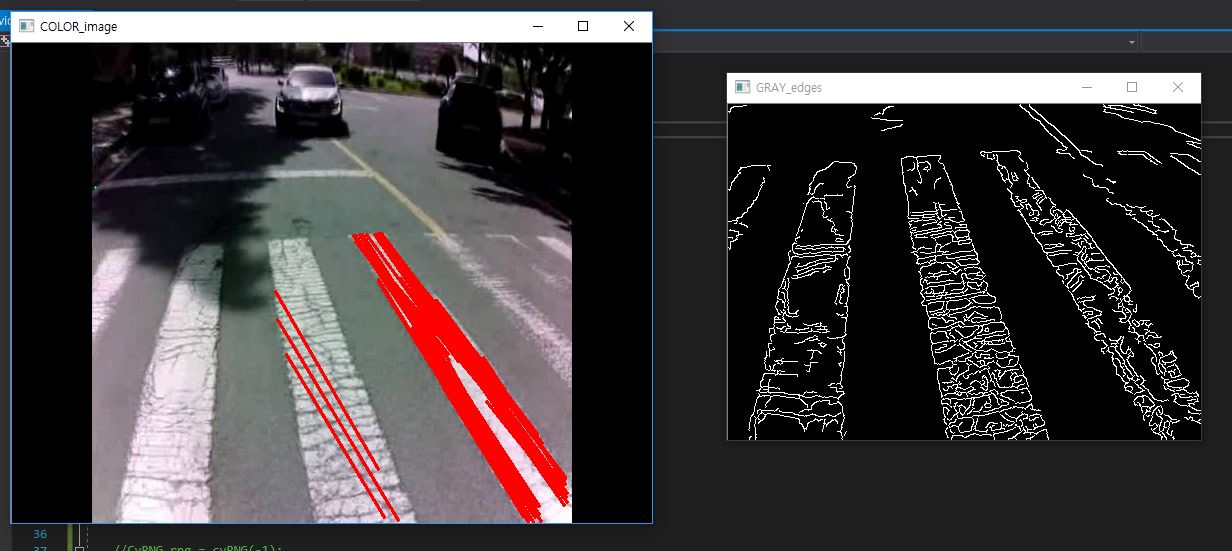
//> input picture image1.JPG, 1232 x 551 px, given in place of sample_video.avi, which was not available
$ ./video   (built with g++ and OpenCV 4)
//> lines starting //> are read from the running program, lines starting //| are printed output that depends on the picture; after the words box and inside, x2 and y2 are one past the last pixel; in counts of white or black regions, pixels touching at a corner belong together; pictures that were not available may be replaced by others from this repository, and a replacement may not be noted
#include <opencv2/core.hpp>
#include <opencv2/imgcodecs.hpp>
#include <opencv2/highgui.hpp>
#include <opencv2/opencv.hpp>

#include <iostream>
#include <cstdlib>


using namespace cv;
using namespace std;

int Horizontal = 480, vertical = 480;

int main(int argc, char** argv)
{
	//동영상 파일로부터 부터 데이터 읽어오기 위해 준비
	VideoCapture cap1("C:/image/sample_video.avi");

	if (!cap1.isOpened())
	{
		printf("동영상 파일을 열수 없습니다. \n");
	}

	//동영상 플레이시 크기를 지정
	cap1.set(CAP_PROP_FRAME_WIDTH, Horizontal);
	cap1.set(CAP_PROP_FRAME_HEIGHT, vertical);

	Mat COLOR_edges;
	Mat COLOR_image;
	Mat GRAY_image;
	Mat ROI_image;
	Mat GRAY_edges;
	Mat bila_Filter;

	namedWindow("video", 1);

	for (;;)
	{
		//웹캡으로부터 한 프레임을 읽어옴
		cap1 >> COLOR_image;
//> COLOR_image is the input picture: 551 rows x 1232 cols, CV_8UC3; mean B, G, R 61.8, 60.1, 65.6
		ROI_image = COLOR_image(Rect(Horizontal * 0.1, vertical*0.4, Horizontal * 0.9, vertical*0.6));
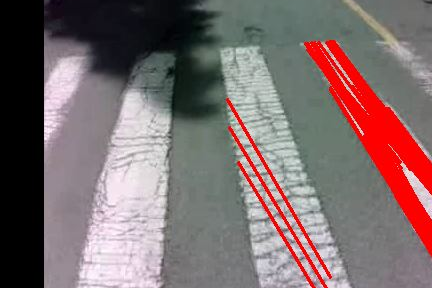
//> ROI_image: 288 rows x 432 cols, CV_8UC3; mean B, G, R 108.7, 108.2, 125.1


		cvtColor(ROI_image, GRAY_image, CV_RGB2GRAY);
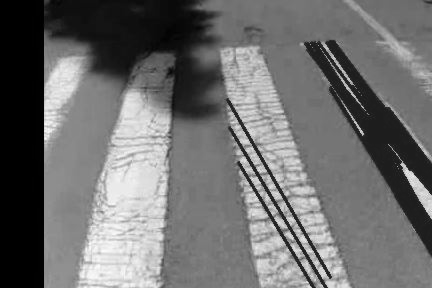
//> GRAY_image: 288 rows x 432 cols, CV_8UC1; min 0, max 252, mean 110.2
		bilateralFilter(GRAY_image, bila_Filter, 5, 250, 10);
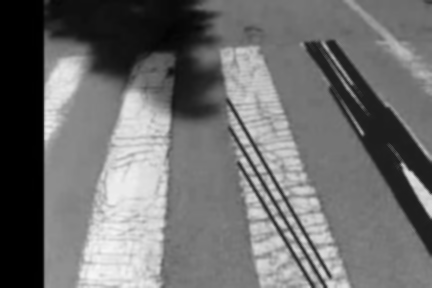
//> bila_Filter: 288 rows x 432 cols, CV_8UC1; min 0, max 246, mean 110.2


		Canny(GRAY_image, GRAY_edges, 70, 210);
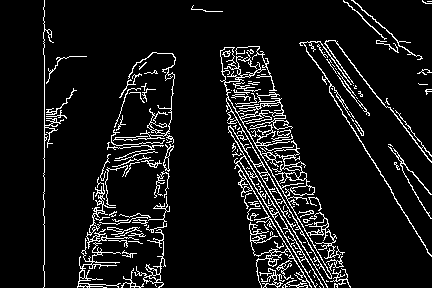
//> GRAY_edges: 288 rows x 432 cols, CV_8UC1; 8.5% white in thin lines or dots

		float angle, x1, y1, x2, y2;

		vector<Vec4i> lines;

		HoughLinesP(GRAY_edges, lines, 1, CV_PI / 180, 30, 10, 20);
//> lines = 165 lines (x1, y1, x2, y2), first 8: [226, 94, 337, 286], [44, 286, 44, 0], [232, 154, 311, 286], [355, 131, 430, 255], [223, 49, 342, 283], [228, 128, 323, 287], [227, 120, 327, 287], [259, 46, 345, 283]


		//검출한 직선을 영상에 그려줍니다.
		for (int i = 0; i < lines.size(); i++)
		{
			Vec4i Line = lines[i];

			x1 = Line[0];	y1 = Line[1];	x2 = Line[2];	y2 = Line[3];
			angle = (y2 - y1) / (x2 - x1);
			angle = abs(angle);
			angle *= 45;

			if (angle < 60)
			{
				lines[i] = NULL;
			}

			Line = lines[i];

			line(COLOR_image, Point(Line[0] + Horizontal * 0.1, Line[1]+ vertical * 0.4), Point(Line[2] + Horizontal * 0.1, Line[3] + vertical * 0.4),
				Scalar(0, 0, 255), 1);

		}
//> this loop made 165 passes
//> (x1, y1, x2, y2, angle) on passes 1 to 3: (226, 94, 337, 286, 77.84), (44, 286, 44, 0, inf), (232, 154, 311, 286, 75.19)
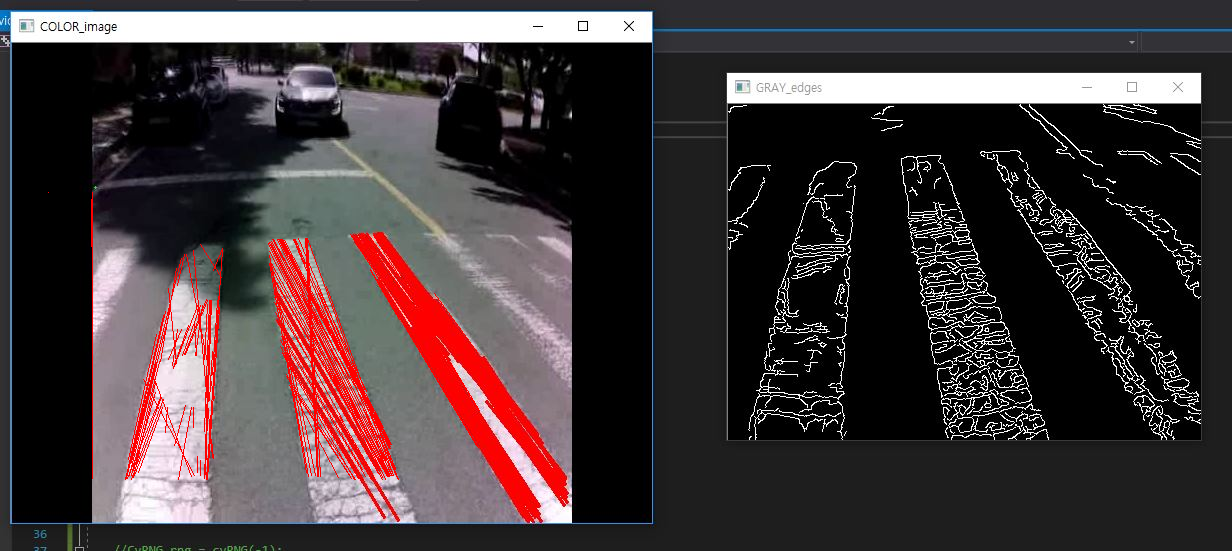
//> COLOR_image: 551 rows x 1232 cols, CV_8UC3; 1.97% of pixels changed, all inside (x1, y1, x2, y2) = (48, 192, 480, 480)
//> after the loop, angle = 75.38

		imshow("video", COLOR_image);

		//30ms 정도 대기하도록 해야 동영상이 너무 빨리 재생되지 않음.
		if (waitKey(20) == 27) break; //ESC키 누르면 종료
//> the Esc key is pressed
	}
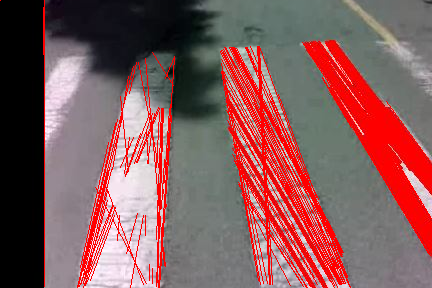
//> ROI_image: 288 rows x 432 cols, CV_8UC3; 10.77% of pixels changed, all inside (x1, y1, x2, y2) = (0, 0, 432, 288)
}

$ run again, on image2.JPG
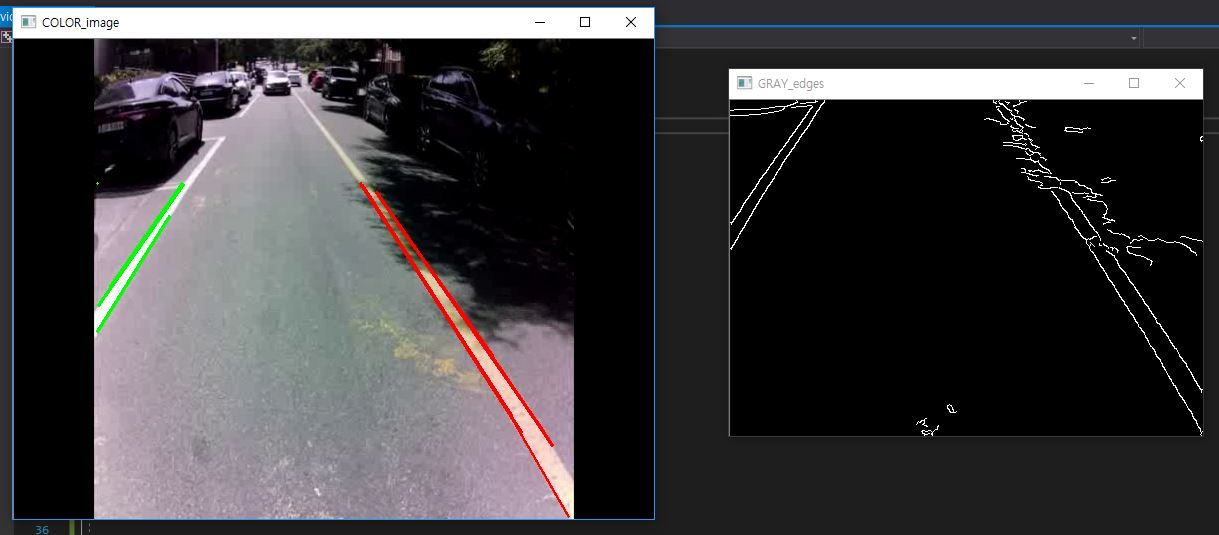
//> input picture image2.JPG, 1219 x 535 px, given in place of sample_video.avi, which was not available
//> COLOR_image is the input picture: 535 rows x 1219 cols, CV_8UC3; mean B, G, R 62.3, 60.3, 61.8
//> `Canny(GRAY_image, GRAY_edges, 70, 210);`:
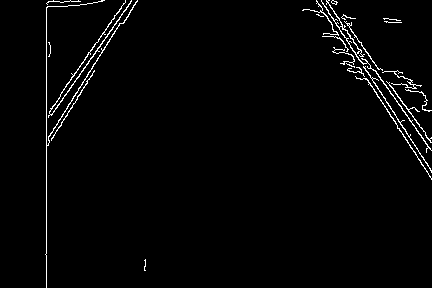
//> GRAY_edges: 288 rows x 432 cols, CV_8UC1; 2% white in thin lines or dots, all inside (x1, y1, x2, y2) = (45, 0, 432, 288)
//> lines = 20 lines (x1, y1, x2, y2), first 8: [46, 287, 46, 3], [321, 0, 431, 170], [326, 0, 431, 150], [316, 1, 431, 178], [51, 115, 131, 0], [331, 1, 430, 142], [322, 3, 431, 172], [50, 108, 125, 0]
//> the loop `for (int i = 0; i < lines.size(); i++)` made 20 passes
//> (x1, y1, x2, y2, angle) on passes 1 to 8: (46, 287, 46, 3, inf), (321, 0, 431, 170, 69.55), (326, 0, 431, 150, 64.29), (316, 1, 431, 178, 69.26), (51, 115, 131, 0, 64.69), (331, 1, 430, 142, 64.09), (322, 3, 431, 172, 69.77), (50, 108, 125, 0, 64.8)
//> after the loop `for (int i = 0; i < lines.size(); i++)`: angle = 45
//> after the loop `for (;;)`:
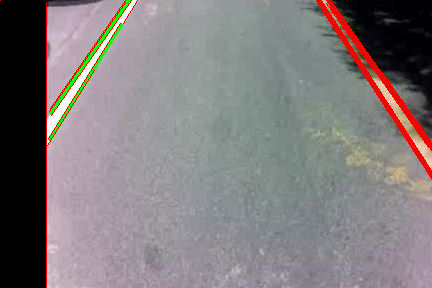
//> ROI_image: 288 rows x 432 cols, CV_8UC3; mean B, G, R 124.4, 123.4, 128.7
